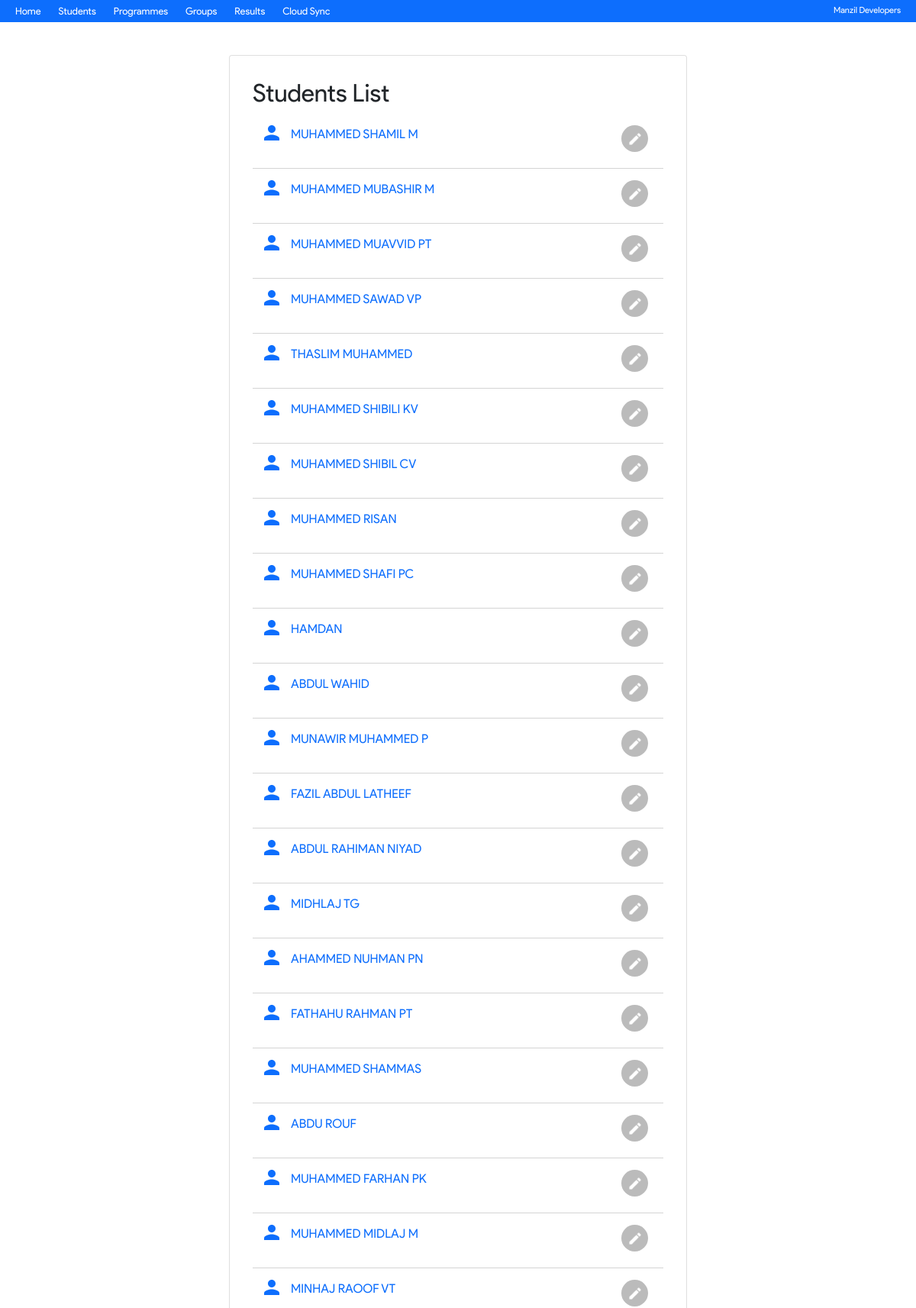
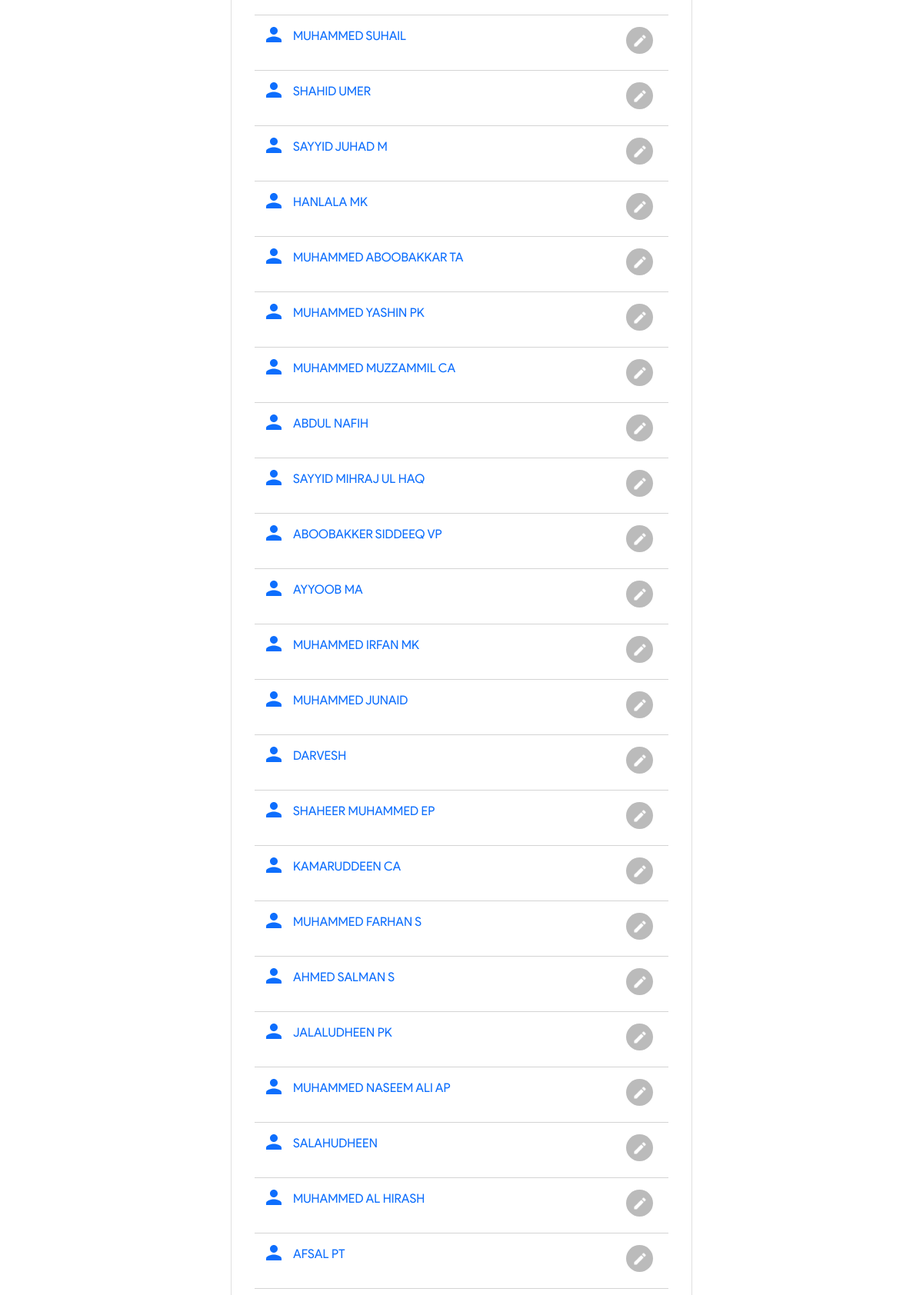
Page /students.php (upper part) on the committed database (2 pictures, top to bottom).
### tables this page shows
CREATE TABLE `students` (
  `id` int(11) NOT NULL,
  `name` varchar(255) NOT NULL,
  `campus` varchar(10) NOT NULL,
  `team` varchar(10) NOT NULL,
  `chest` int(5) NOT NULL,
  `card_no` varchar(255) DEFAULT NULL,
  `section` varchar(5) NOT NULL,
  `point` int(11) NOT NULL
);

### students.php (the view, shortened to what this page needs)
<!DOCTYPE html>
<html lang="en">
<head>
<?php include 'inc/head.php'; ?>
    <link rel="stylesheet" href="css/style.css">
</head>
<body>
   <?php include'inc/nav.php';
   $sql = "SELECT * FROM students";
   $res = mysqli_query($conn, $sql);
   ?>
<div class="card centerCard">
    <h2>Students List</h2>
<?php
if(mysqli_num_rows($res)>0){
    while($row = mysqli_fetch_assoc($res)){
        echo'<a href="singleStudent.php?id='.$row['id'].'"><div class="snRow">
        <p><img src="img/person.svg" width="30px" style="margin-right:10px;margin-bottom:5px;">'.$row['name'].'
      <a href="editStudent.php?id='.$row['id'].'"><div class="ed"> <img src="img/edit.png" width="20px" alt="">
      </div></a>
        </p></div></a>';
    }
}else{
    echo '<br><div class="alert alert-warning" role="alert">
    No students found!
  </div>';
}
?>
</div>
</body>
</html>

### css/style.css (style rules this page uses)
body { font-family: 'MGregular'; margin: 0; }
body a { text-decoration: none; }
.centerCard { width: 50%; margin-left: 25%; padding: 30px; }
.snRow { position: relative; width: 100%; padding: 10px; border-bottom: 0.5px solid #d4d4d4; -webkit-transition: 0.4s ease; transition: 0.4s ease; }
.snRow .ed { position: absolute; right: 20px; top: 15px; bottom: 0; background: #bbbbbb; border-radius: 50%; padding: 5px; color: #fff; height: 35px; width: 35px; text-align: center; -webkit-box-align: center; -ms-flex-align: center; align-items: center; -webkit-user-select: none; -moz-user-select: none; -ms-user-select: none; user-select: none; -webkit-transition: 0.4s ease; transition: 0.4s ease; }
.snRow .ed a { color: #fff; }

### rows in the picture
students: name "MUHAMMED SHAMIL M"
students: name "MUHAMMED MUBASHIR M"
students: name "MUHAMMED MUAVVID PT"
students: name "MUHAMMED SAWAD VP"
students: name "THASLIM MUHAMMED"
students: name "MUHAMMED SHIBILI KV"
students: name "MUHAMMED SHIBIL CV"
students: name "MUHAMMED RISAN"
students: name "MUHAMMED SHAFI PC"
students: name "HAMDAN"
students: name "ABDUL WAHID"
students: name "MUNAWIR MUHAMMED P"
students: name "FAZIL ABDUL LATHEEF"
students: name "ABDUL RAHIMAN NIYAD"
students: name "MIDHLAJ TG"
students: name "AHAMMED NUHMAN PN"
students: name "FATHAHU RAHMAN PT"
students: name "MUHAMMED SHAMMAS"
students: name "ABDU ROUF"
students: name "MUHAMMED FARHAN PK"
students: name "MUHAMMED MIDLAJ M"
students: name "MINHAJ RAOOF VT"
students: name "MUHAMMED SUHAIL"
students: name "SHAHID UMER"
students: name "SAYYID JUHAD M"
students: name "HANLALA MK"
students: name "MUHAMMED ABOOBAKKAR TA"
students: name "MUHAMMED YASHIN PK"
students: name "MUHAMMED MUZZAMMIL CA"
students: name "ABDUL NAFIH"
students: name "SAYYID MIHRAJ UL HAQ"
students: name "ABOOBAKKER SIDDEEQ VP"
students: name "AYYOOB MA"
students: name "MUHAMMED IRFAN MK"
students: name "MUHAMMED JUNAID"
students: name "DARVESH"
students: name "SHAHEER MUHAMMED EP"
students: name "KAMARUDDEEN CA"
students: name "MUHAMMED FARHAN S"
students: name "AHMED SALMAN S"
students: name "JALALUDHEEN PK"
students: name "MUHAMMED NASEEM ALI AP"
students: name "SALAHUDHEEN"
students: name "MUHAMMED AL HIRASH"
students: name "AFSAL PT"
